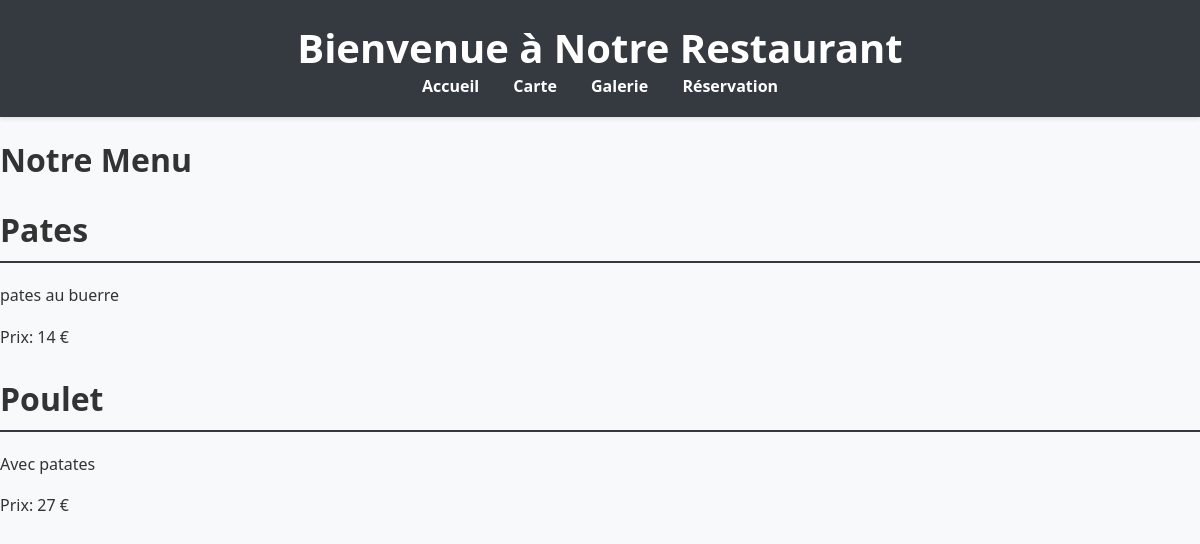
Page /menu.php on the committed database.
### tables this page shows
CREATE TABLE `menu_items` (
  `id` int NOT NULL AUTO_INCREMENT,
  `name` varchar(1000) NOT NULL,
  `description` varchar(1000) NOT NULL,
  `price` int DEFAULT NULL,
  PRIMARY KEY (`id`)
);

### menu.php (the view, shortened to what this page needs)
<?php
include 'includes/header.php';
include 'includes/db.php';
$sql = "SELECT * FROM menu_items";
$result = $conn->query($sql);
?>
<!DOCTYPE html>
<html lang="fr">
<head>
</head>
<body>
    <div class="container">
        <h1>Notre Menu</h1>
        <?php
        if ($result->num_rows > 0) {
            while($row = $result->fetch_assoc()) {
                echo "<div class='menu-item'>";
                echo "<h2>" . $row['name'] . "</h2>";
                echo "<p>" . $row['description'] . "</p>";
                echo "<p>Prix: " . $row['price'] . " €</p>";
                echo "</div>";
            }
        } else {
            echo "<p>Aucun élément de menu trouvé.</p>";
        }
        ?>
    </div>
</body>
</html>
<?php
include 'includes/footer.php';
?>

### assets/css/style.css (style rules this page uses)
body { font-family: 'Segoe UI', Tahoma, Geneva, Verdana, sans-serif; margin: 0; padding: 0; background-color: #f8f9fa; color: #333; min-height: 100vh; position: relative; }
h2 { border-bottom: 2px solid #343a40; padding-bottom: 10px; margin-bottom: 20px; font-size: 2em; }
p { line-height: 1.6; }

### rows in the picture
menu_items: name "Pates", description "pates au buerre", price "14"
menu_items: name "Poulet", description "Avec patates", price "27"
